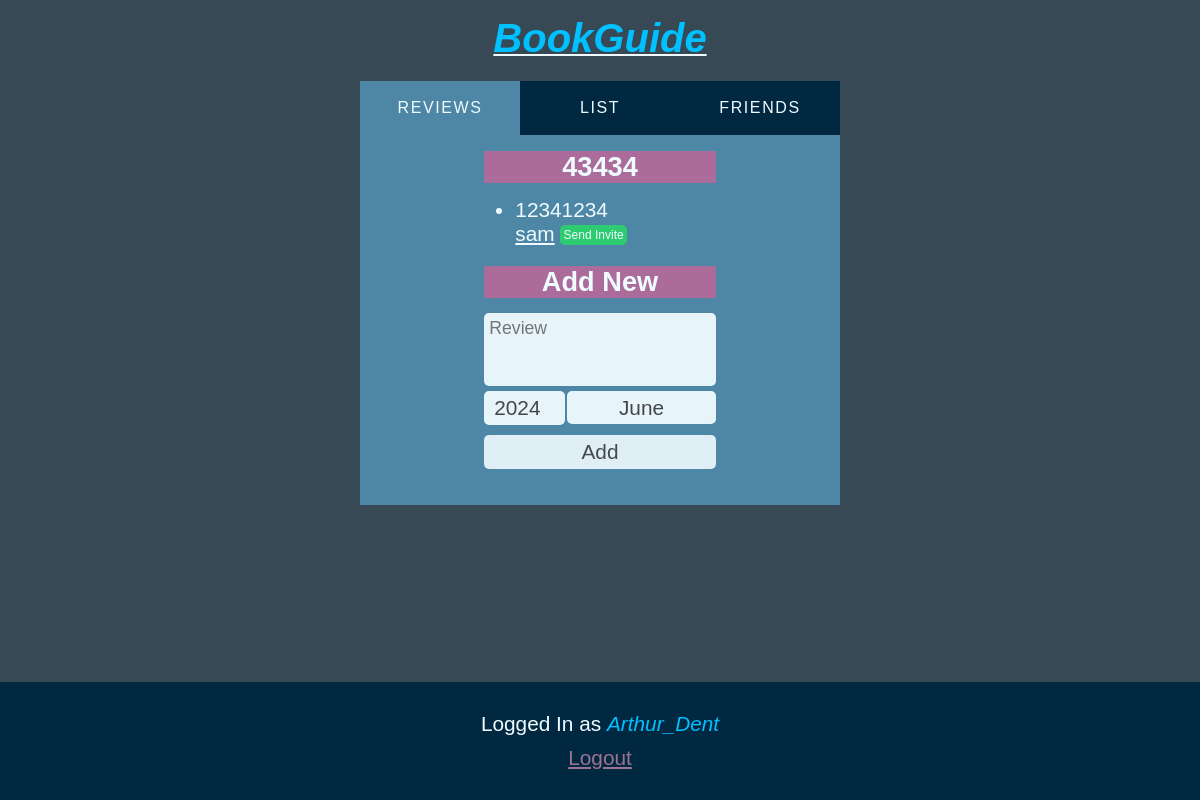
Screenshot of /reviews/14 (signed in) with the database file from the repository.
### list/models.py (models this page shows)
class Book(models.Model):
    title = models.CharField(max_length=100)

class Review(models.Model):
    user = models.ForeignKey(settings.AUTH_USER_MODEL, on_delete=models.CASCADE)
    text = models.TextField()
    book = models.ForeignKey(Book, on_delete=models.CASCADE)

### list/views.py (the view)
# urls.py: path('reviews/<int:pk>', views.reviews, name="reviews"),
def reviews(request, pk):
    book = get_object_or_404(Book, pk=pk)
    context = {
        'book': book,
        'reviews': Review.objects.filter(book=book),
        'invites_from_me': [invite.to_user.user for invite in request.user.profile.invites_from_me.all()],
        'current_tab': "reviews"
    }
    return render(request, 'reviews.html', context)

### list/templatetags/list_extras.py (called while the page is built)
@register.simple_tag
def range_inclusive(start, end):
    return map(str,range(int(start), int(end)+1))

@register.simple_tag
def month_name(index):
    index = str(index)
    if index == "1":
        return _("January")
    elif index == "2":
        return _("February")
    elif index == "3":
        return _("March")
    elif index == "4":
        return _("April")
    elif index == "5":
        return _("May")
    elif index == "6":
        return _("June")
    elif index == "7":
        return _("July")
    elif index == "8":
        return _("August")
    elif index == "9":
        return _("September")
    elif index == "10":
        return _("October")
    elif index == "11":
        return _("November")
    elif index == "12":
        return _("December")

### list/templates/reviews.html (shortened to what this page needs)
{% extends "base_list.html" %}
{% load list_extras %}
{% load i18n %}
{% block main %}
<main>
    <article>
        <h2>{{book.title}}</h2>
        <ul>
            {% for review in reviews %}
            <li>
                <p>{{review.text}}</p>
                <a href="{% url 'readonlylist' review.user.username %}">{{review.user.username}}</a>
                {% if review.user == request.user %}
                <span class="little-tag you">You</span>
                <a class="danger" href="{% url 'delreview' review.pk %}?next={{ request.get_full_path }}">Delete</a>
                {% elif review.user.profile in request.user.profile.friends.all %}
                <span class="little-tag friend" >Friend</span>
                {% elif review.user in invites_from_me %}
                <span class="little-tag invite-sent">Invite Sent</span>
                {% else %}
                <a id="send-invite-{{review.pk}}"class="little-tag send-invite" href="{% url 'send_invite' review.user.username %}?next={{request.get_full_path}}#send-invite-{{review.pk}}">Send Invite</a>
                {% endif %}
            </li>
            {% endfor %}
        </ul>
        <h2 id="new">{% trans 'Add New' %}</h2>
        <form action="{% url 'home' %}?next={{ request.get_full_path }}" method="post">
            <textarea required rows="3" placeholder="{% trans 'Review' %}" name="notes"></textarea>
            <div>
                <input type="number" max="{% now 'Y'%}" min="2000" name="year" value="{% now 'Y'%}">
                <select name="month">
                    {% now 'n' as curr_month %}
                    {% range_inclusive '1' '12' as months %}
                    {% for i in months %}
                    <option value="{{i}}"  {% if curr_month == i %} selected {% endif %}>
                        {% month_name i %}
                    {% endfor %}
                </select>
            </div>
            <button type="submit">{% trans 'Add' %}</button>
        </form>
    </article>
</main>
{% endblock %}

### list/templates/base_list.html (shortened to what this page needs)
{% extends "base_generic.html" %}
{% load list_extras %}
{% load i18n %}
{% block head %}
    {% load static %}
    <link rel="stylesheet" href="{% static 'list.css' %}" type="text/css">
    {% load static %}
    <link rel="stylesheet" href="{% static 'colors.css' %}" type="text/css">
{% endblock %}
{% block content %}
    <header>
        {% if another_owner.username %}
            <h1><em>{{ another_owner.username }}'s</em> <a href="{% url 'home' %}"><em>BookGuide</em></a></h1>
            {% if another_owner.username == request.user.username %}
                <span class="big-tag you">{% trans 'You' %}</span>
            {% elif another_owner.profile in request.user.profile.friends.all %}
                <span class="big-tag friend" >{% trans 'Friend' %}</span>
            {% elif another_owner in invites_from_me %}
                <span class="big-tag invite-sent">{% trans 'Invite Sent' %}</span>
            {% else %}
            <a class="big-tag send-invite" href="{% url 'send_invite' another_owner.username %}?next={{request.get_full_path}}">{% trans 'Send Invite' %}</a>
            {% endif %}
        {% else %}
            <h1><a href="{% url 'home' %}" ><em>BookGuide</em></a></h1>
        {% endif %}
    </header>
    <nav>
        <a {% if current_tab == 'reviews' %}selected{%endif%} href="{% url 'allbooks' %}">{% trans 'Reviews' %}</a>
        <a {% if current_tab == 'list' %}selected{%endif%} href="{% url 'home' %}">{% trans 'List' %}</a>
        <a {% if current_tab == 'friends' %}selected{%endif%} href="{% url 'friends' %}">{% trans 'Friends' %}</a>
    </nav>
    {% block main %}
    {% endblock %}
    <footer>
        {% if user.username %}
            <p>{% trans 'Logged In as' %} <em>{{ user.username }}</em></p>
            <a href="{% url 'logout' %}">{% trans 'Logout' %}</a>
        {% else %}
            <p>{% trans 'Not Logged In' %}</p>
            <em><a href="{% url 'login' %}">{% trans 'Login' %}</a></em>
        {% endif %}
    </footer>
{% endblock %}

### list/static/forms.css (style rules this page uses)
input, textarea, button, select, option { opacity: 0.95; padding: 5px; border-radius: 5px; background-color: var(--text-light) !important; color: var(--text-dark) !important; border: none; outline: none; }
textarea { font-size: 1.1rem; }
select { appearance: none; -webkit-appearance: none; -moz-appearance: none; height: 100%; text-align: center; }
button { margin-top: 5px; cursor: pointer; opacity: 0.9; }

### list/static/list.css (style rules this page uses)
html { font-size: 100%; }
* { font-size: 1.3rem; font-family: sans-serif; word-break: break-word; }
h1 { font-size: 1.5rem; }
.little-tag { font-size: 0.75rem; padding: 0.2rem; border-radius: 5px; vertical-align: middle; }
.send-invite { background-color: var(--green); text-decoration: none; }
nav { width: min(30rem, 100%); margin: 0 auto; display: flex; justify-content: center; align-items: center; text-align: center; background-color: var(--nav); }
nav>a { font-size: 1rem; flex: 1 1 0px; padding: 2ch 0 ; text-transform: uppercase; letter-spacing: 0.1rem; text-decoration: none; }
nav>a[selected] { background-color: var(--main); }
header>h1 em, header>h1 em * { font-size: 2.5rem; }
h2, h2 span { font-size: 1.7rem; }
article { min-width: min(20ch, 100%); }
#new { margin-top: 20px; }
#new { min-width: min(30ch,100%); }
html { overflow-x: hidden; }
body { display: flex; flex-direction: column; min-height: 100vh; min-width: 100vw; margin: 0; }
header { display: flex; align-items: center; flex-direction: column; padding-bottom: 10px; width: 100%; }
main { width: min(30rem, 100%); margin: 0 auto; display: flex; align-items: center; flex-direction: column; padding: 1rem 1ch; box-sizing: border-box; }
h1,h2,h3 { text-align: center; }
h2 { margin: 0 0 15px 0; }
ul { margin: 0 0 20px 0; padding: 0; }
h1 { margin-bottom: 10px; }
form { display: flex; gap: 5px; flex-direction: column; }
form button { width: 100%; }
textarea { resize: none; }
input,textarea { width: 100%; box-sizing: border-box; }
li p { margin: 0; }
article:last-child { padding-bottom: 20px; }
li { margin: 0 31px; }
form>div { display: flex; }
form>div input[name="year"] { width: 7ch; margin: 0 2px 0 0 ; text-align: center; }
form>div select { width: 100%; text-align-last: center; text-align: center; height: 100%; }
form textarea { width: 100%; }
footer { margin-top: auto; margin-bottom: 0; width: 100%; padding-bottom: 30px; text-align: center; }
footer p { margin: 0 0 10px 0; padding-top: 30px; }
html { overscroll-behavior: none; }
body { background-color: var(--dark); }
header { background-color: var(--dark); }
main { background-color: var(--main); }
* { color: var(--text-light); }
h2 { background-color: var(--header-main); }
em, em * { color: var(--highlight); }
footer { background-color: var(--main-darker); }
footer a { color: var(--link-secondary); }

### list/static/colors.css (style rules this page uses)
html { --dark: #364954; --nav: #002840; --main: #4D87A5; --text-light: #F0FBFF; --text-dark: #444; --header-main: #AB6B9B; --header-secondary: #004D68; --highlight: #00C0FF; --danger: #C46367; --green: #2ECC71; --main-darker: #002840; --highlight-in-text: #9AAEBB; --highlight-in-header: #B8A6B3; --link-secondary: #9D7392; }

### rows the page displays
Book: title "43434"
Review: text "12341234", user.username "sam"

### other values shown
{{ user.username }} "Arthur_Dent"
